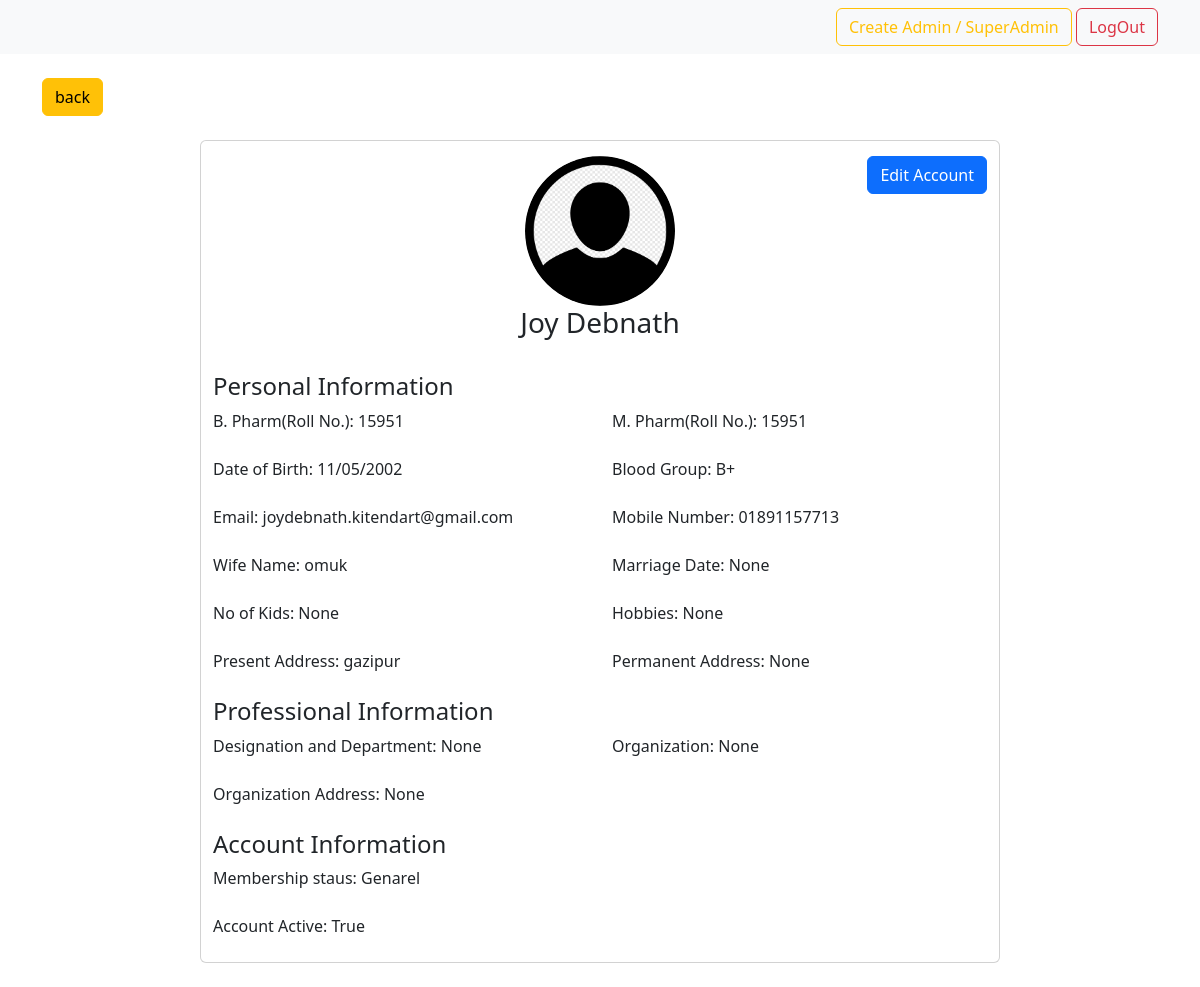
Screenshot of /user/user-profile/2/ (signed in) with the database file from the repository.
### accounts/models.py (models this page shows, shortened)
class User(AbstractUser):
    full_name = models.CharField(max_length=150, null=True)
    email = models.EmailField(unique=True, null=True)
    mobile_number = models.CharField(max_length=11, null=True, unique=True)
    profile_picture = models.ImageField(upload_to='profile/', null=True, blank=True, default='user-default/avatar.png')
    USERNAME_FIELD = 'mobile_number'
    REQUIRED_FIELDS = ['username']

class UserRegistrationForm(models.Model):
    user = models.OneToOneField(User, null=True, blank=True, on_delete= models.CASCADE)
    b_pharm_roll_no = models.CharField(max_length=100, null=True, blank=True)
    m_pharm_roll_no = models.CharField(max_length=100, null=True, blank=True)
    date_of_birth = models.CharField(max_length=10, null=True, blank=True)
    blood_group = models.CharField(max_length=3, null=True, blank=True)
    name_of_spouse = models.CharField(max_length=150, null=True, blank=True)
    marriage_date = models.CharField(max_length=10, null=True, blank=True)
    no_of_kids = models.IntegerField(null=True, blank=True)
    hobbies = models.CharField(max_length=150, null=True, blank=True)
    present_address = models.CharField(max_length=250, null=True)
    permanent_address = models.CharField(max_length=250, null=True, blank=True)
    designation_and_department = models.CharField(max_length=100, null=True, blank=True)
    organization = models.CharField(max_length=150, null=True, blank=True)
    organization_address = models.CharField(max_length=250, null=True, blank=True)
    MEMBERSHIP_STATUS = (
        ('Genarel', 'Genarel'),
        ('Associate', 'Assicuate')
    )
    membership_status = models.CharField(max_length=200, null=True, blank=True, choices=MEMBERSHIP_STATUS)
    is_publish = models.BooleanField(('publish'), default=False, help_text=(
        'Designates whether this user should be treated as active. '
            'Unselect this instead of deleting accounts.'))

### userprofile/views.py (the view)
# urls.py: path('user-profile/<str:pk>/', views.userProfile, name="user-profile"),
@login_required(login_url='login')
def userProfile(request, pk):
    user = User.objects.get(id=pk)
    userinfo = user.userregistrationform
    if user.userregistrationform.is_publish is True:
        context = {'user': user, 'users': userinfo}
        return render(request, 'userprofile/user_profile.html', context)
    else:
        return render(request, 'base/not-active.html')

### userprofile/templates/userprofile/user_profile.html (shortened to what this page needs)
{% extends 'userprofile/base.html' %}
{% load static %}
{% block content %}
<div class="container">
    <br>
    <div class="">
        <a href="{% url 'user-home' %}" class="btn btn-warning">back</a>
    </div>
    <br>
    <div class="row">
        <div class="col">
        </div>
        <div class="col">
            <div class="card" style="width: 50rem;">
                <div class="container" style="margin: 15px 0 0 0;">
                    <div class="row">
                        <div class="col">
                        </div>
                        <div class="col">
                            <div class="text-center">
                                <img src="{{ user.profile_picture.url }}" class="rounded-circle" style="width: 150px;">
                                <h3>{{ user.full_name.title }}</h3>
                            </div>
                        </div>
                        <div class="col">
                            <div class="text-end">
                                <a href="{% url 'edit-user-profile' %}" class="btn btn-primary">Edit Account</a>
                            </div>
                        </div>
                    </div>
                    <br>
                    <form method="POST" action="">
                        <div class="">
                            <h4>Personal Information</h4>
                        </div>
                          <div class="row">
                            <div class="col">
                              <label>B. Pharm(Roll No.): </label>
                              {{ users.b_pharm_roll_no }}
                            </div>
                            <div class="col">
                              <label>M. Pharm(Roll No.): </label>
                              {{ users.m_pharm_roll_no }}
                              </div>
                          </div>
                          <br>
                          <div class="row">
                            <div class="col">
                              <label>Date of Birth: </label>
                              {{ users.date_of_birth }}
                            </div>
                            <div class="col">
                              <label>Blood Group: </label>
                              {{ users.blood_group }}
                              </div>
                          </div>
                          <br>
                        <div class="row">
                            <div class="col">
                                <div class="form-group">
                                  <label>Email: </label>
                                  {{ user.email }}
                                </div>
                            </div>
                            <div class="col">
                                <div class="form-group">
                                  <label>Mobile Number: </label>
                                  {{ user.mobile_number }}
                                </div>
                            </div>
                        </div>
                        <br>
                        <div class="row">
                            <div class="col">
                              <label>Wife Name: </label>
                              {{ users.name_of_spouse }}
                            </div>
                            <div class="col">
                              <label>Marriage Date: </label>
                              {{ users.marriage_date }}
                              </div>
                          </div>
                          <br>
                          <div class="row">
                            <div class="col">
                              <label>No of Kids: </label>
                              {{ users.no_of_kids }}
                            </div>
                            <div class="col">
                              <label>Hobbies: </label>
                              {{ users.hobbies }}
                              </div>
                          </div>
                          <br>
                          <div class="row">
                            <div class="col">
                              <label>Present Address: </label>
                              {{ users.present_address }}
                            </div>
                            <div class="col">
                              <label>Permanent Address: </label>
                              {{ users.permanent_address }}
                            </div>
                          </div>
                          <br>
                          <div class="">
                            <h4>Professional Information</h4>
                          </div>
                          <div class="row">
                            <div class="col">
                              <label>Designation and Department: </label>
                              {{ users.designation_and_department }}
                            </div>
                            <div class="col">
                              <label>Organization: </label>
                              {{ users.organization }}
                              </div>
                          </div>
                          <br>
                          <div class="row">
                            <div class="col">
                              <label>Organization Address: </label>
                              {{ users.organization_address }}
                            </div>
                          </div>
                          <br>
                          <div class="">
                            <h4>Account Information</h4>
                          </div>
                          <div class="row">
                            <div class="col">
                              <label>Membership staus: </label>
                              {{ users.membership_status }}
                            </div>
                            <div class="col">
                            </div>
                          </div>
                          <br>
                          <div class="row">
                            <div class="col">
                              <label>Account Active: </label>
                              {{ users.is_publish }}
                            </div>
                          </div>
                          <br>
                    </form>
                </div>
            </div>
            <br>
        </div>
        <div class="col">
        </div>
    </div>
  </div>
{% endblock %}

### rows the page displays
User: profile_picture (placeholder picture), full_name "Joy Debnath", email "joydebnath.kitendart@gmail.com", mobile_number "01891157713"
UserRegistrationForm: b_pharm_roll_no "15951", m_pharm_roll_no "15951", date_of_birth "11/05/2002", blood_group "B+", name_of_spouse "omuk", marriage_date "None", no_of_kids "None", hobbies "None", present_address "gazipur", permanent_address "None", designation_and_department "None", organization "None", organization_address "None", membership_status "Genarel", is_publish "True"
